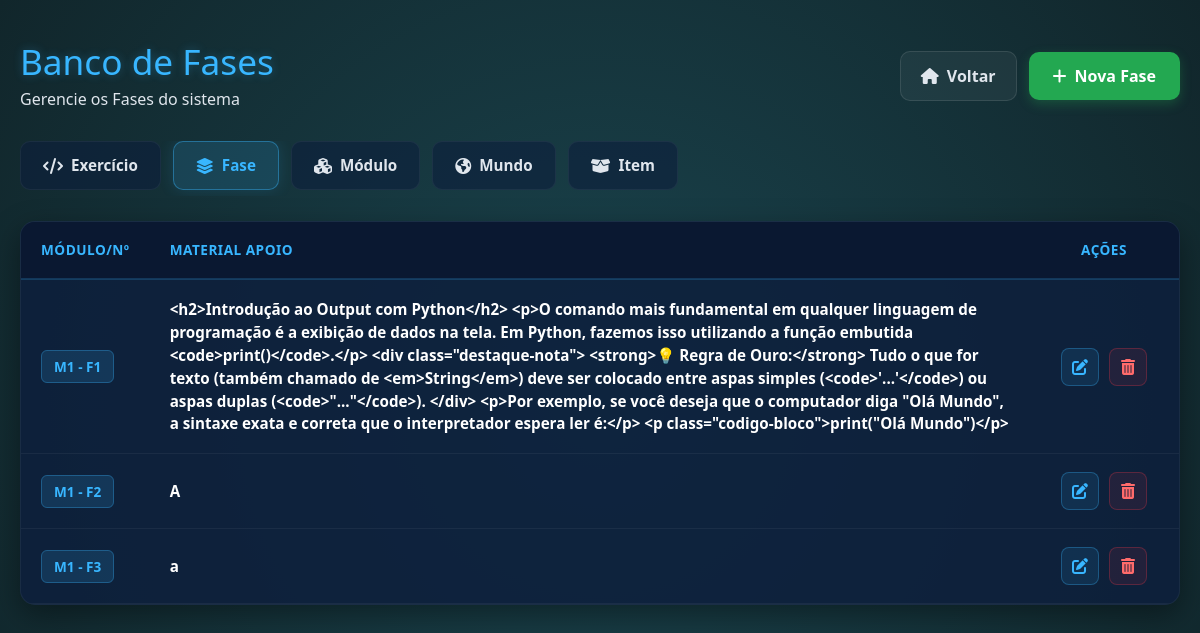
/listarFases, run on the app's committed database.
### models/FaseModel.py (models this page shows, shortened)
class FaseModel(bd.Model):
    __tablename__ = 'Fase'
    idFase = bd.Column(bd.Integer, primary_key=True, autoincrement=True)
    titulo = bd.Column(bd.Text,nullable=False)
    materialApoio = bd.Column(bd.Text, nullable=False)
    exercicio = bd.relationship('ExercicioModel', backref='fase', lazy=True)
    idModulo = bd.Column(bd.Integer, bd.ForeignKey('Modulo.idModulo'))

### views_mundo.py (the view)
@app.route('/listarFases')
def listarFases():
    oFaseController = FaseController()
    return oFaseController.listarFases()

### app.py (called while the page is built)
@event.listens_for(Engine, "connect")
def set_sqlite_pragma(dbapi_connection, connection_record):
    cursor = dbapi_connection.cursor()
    cursor.execute("PRAGMA foreign_keys=ON")
    cursor.close()

### controllers/FaseController.py (called while the page is built)
    def listarFases(self):
        oFaseService = FaseService()
        return oFaseService.listarFases()

### dao/FaseDao.py (called while the page is built)
    def getListaFases(self):
        return FaseModel.query.all()

### service/FaseService.py (called while the page is built)
    def listarFases(self):
        oFaseDao = FaseDao()
        oFaseView = FaseView()
        listaFases = oFaseDao.getListaFases()
        return oFaseView.listarFases(listaFases)

### views/FaseView.py (called while the page is built)
    def listarFases(self,listaFases):
        return render_template('listarFases.html',listaFases=listaFases)

### templates/listarFases.html (shortened to what this page needs)
{% extends "template.html" %}
{% block cabecalho %}
    <link rel="stylesheet" href="{{ url_for('static', filename='styles/listarExercicios.css') }}"/>
    <link rel="stylesheet" href="https://cdnjs.cloudflare.com/ajax/libs/font-awesome/6.4.0/css/all.min.css">
{% endblock %}
{% block corpo %}
<div class="crud-container">
    <div class="crud-header">
        <div>
            <h1 class="crud-titulo">Banco de Fases</h1>
            <p class="crud-subtitulo">Gerencie os Fases do sistema</p>
        </div>
        <div class="header-acoes">
            <a href="{{ url_for('index') }}" class="btn-voltar">
                <i class="fa-solid fa-house"></i> Voltar
            </a>
            <a href="{{ url_for('cadastrarFase') }}" class="btn-novo-exercicio">
                <i class="fa-solid fa-plus"></i> Nova Fase
            </a>
        </div>
    </div>
    <div class="crud-nav-tabs">
        <a href="{{ url_for('listarExercicios') }}" class="tab-item ">
            <i class="fa-solid fa-code"></i> Exercício
        </a>
        <a href="{{ url_for('listarFases') }}" class="tab-item active">
            <i class="fa-solid fa-layer-group"></i> Fase
        </a>
        <a href="{{ url_for('listarModulos') }}" class="tab-item">
            <i class="fa-solid fa-cubes"></i> Módulo
        </a>
        <a href="{{ url_for('listarMundos') }}" class="tab-item">
            <i class="fa-solid fa-earth-americas"></i> Mundo
        </a>
        <a href="{{ url_for('listarItens') }}" class="tab-item">
            <i class="fa-solid fa-box-open"></i> Item
        </a>
    </div>
    <div class="tabela-responsiva">
        <table class="tabela-exercicios">
            <thead>
                <tr>
                    <th style="width: 80px;">Módulo/Nº</th>
                    <th>Material Apoio</th>
                    <th style="width: 150px; text-align: center;">Ações</th>
                </tr>
            </thead>
            <tbody>
                {% for fase in listaFases %}
                <tr>
                    <td data-label="Modulo/Nº">
                        <span class="badge-fase">M{{ fase.idModulo }} - F{{ fase.idFase }}</span>
                    </td>
                    <td data-label="materialApoio" class="col-titulo">
                        <strong>{{ fase.materialApoio }}</strong>
                    </td>
                    <td data-label="Ações" style="text-align: center;">
                        <div class="grupo-acoes">
                            <a href="{{ url_for('editarFase', idFase=fase.idFase) }}" class="btn-acao btn-alterar" title="Alterar Fase">
                                <i class="fa-solid fa-pen-to-square"></i>
                            </a>
                            <a href="{{ url_for('deletarFase', idFase=fase.idFase) }}" class="btn-acao btn-apagar" title="Apagar Fase" onclick="return confirm('Tem certeza que deseja apagar a fase: {{ fase.materialApoio }}?')">
                                <i class="fa-solid fa-trash-can"></i>
                            </a>
                        </div>
                    </td>
                </tr>
                {% endfor %}
            </tbody>
        </table>
    </div>
</div>
{% endblock %}

### templates/template.html (shortened to what this page needs)
<!DOCTYPE html>
<html lang="pt-br">
<head>
    <link rel="stylesheet" href="{{ url_for('static', filename='styles/bootstrap.css') }}">
    {% block cabecalho %}{% endblock %}
</head>
<body>
    {% block corpo %}{% endblock %}
</body>
</html>

### static/styles/listarExercicios.css (style rules this page uses)
body, html { margin: 0; padding: 0; width: 100%; min-height: 100vh; font-family: 'Segoe UI', Tahoma, Geneva, Verdana, sans-serif; }
.crud-container { background: radial-gradient(circle, #1a444e 0%, #11262b 100%); min-height: 100vh; padding: 40px 20px; box-sizing: border-box; display: flex; flex-direction: column; align-items: center; }
.crud-header { display: flex; justify-content: space-between; align-items: center; max-width: 1200px; width: 100%; margin-bottom: 30px; flex-wrap: wrap; gap: 20px; }
.crud-titulo { color: #38b6ff; font-size: 2.2rem; margin: 0 0 5px 0; text-shadow: 0 0 10px rgba(56, 182, 255, 0.3); }
.crud-subtitulo { color: #e0e6ed; margin: 0; font-size: 1rem; }
.header-acoes { display: flex; gap: 12px; align-items: center; }
.btn-novo-exercicio { background-color: #23a851; color: #ffffff; text-decoration: none; padding: 12px 24px; border-radius: 10px; font-weight: 600; display: flex; align-items: center; gap: 8px; box-shadow: 0 4px 12px rgba(35, 168, 81, 0.3); transition: all 0.2s ease; }
.btn-voltar { background-color: rgba(255, 255, 255, 0.05); color: #e0e6ed; text-decoration: none; padding: 12px 20px; border-radius: 10px; font-weight: 600; display: flex; align-items: center; gap: 8px; border: 1px solid rgba(255, 255, 255, 0.1); transition: all 0.2s ease; }
.tabela-responsiva { max-width: 1200px; width: 100%; background-color: rgba(13, 31, 61, 0.85); border-radius: 15px; box-shadow: 0 10px 30px rgba(0, 0, 0, 0.4); overflow: hidden; border: 1px solid rgba(255, 255, 255, 0.05); }
.tabela-exercicios { width: 100%; border-collapse: collapse; text-align: left; color: #ffffff; }
.tabela-exercicios th { background-color: rgba(10, 24, 48, 0.9); color: #38b6ff; padding: 18px 20px; font-weight: 600; text-transform: uppercase; font-size: 0.85rem; letter-spacing: 0.5px; border-bottom: 2px solid rgba(56, 182, 255, 0.2); }
.tabela-exercicios td { padding: 18px 20px; border-bottom: 1px solid rgba(255, 255, 255, 0.05); font-size: 0.95rem; vertical-align: middle; }
.tabela-exercicios tbody tr { transition: background-color 0.2s ease; }
.col-titulo { color: #ffffff; }
.badge-fase { background-color: rgba(56, 182, 255, 0.15); color: #38b6ff; padding: 6px 12px; border-radius: 6px; font-weight: bold; font-size: 0.85rem; border: 1px solid rgba(56, 182, 255, 0.3); white-space: nowrap; }
.grupo-acoes { display: flex; gap: 10px; justify-content: center; }
.btn-acao { width: 38px; height: 38px; border-radius: 8px; display: flex; align-items: center; justify-content: center; text-decoration: none; font-size: 1rem; transition: all 0.2s ease; }
.btn-alterar { background-color: rgba(56, 182, 255, 0.1); color: #38b6ff; border: 1px solid rgba(56, 182, 255, 0.3); }
.btn-apagar { background-color: rgba(220, 53, 69, 0.1); color: #ff6b6b; border: 1px solid rgba(220, 53, 69, 0.3); }
.crud-nav-tabs { display: flex; gap: 12px; max-width: 1200px; width: 100%; margin-bottom: 25px; overflow-x: auto; padding-bottom: 6px; box-sizing: border-box; }
.tab-item { background-color: rgba(13, 31, 61, 0.6); color: #e0e6ed; text-decoration: none; padding: 12px 22px; border-radius: 10px; font-weight: 600; display: flex; align-items: center; gap: 8px; font-size: 0.95rem; border: 1px solid rgba(255, 255, 255, 0.05); transition: all 0.2s ease; white-space: nowrap; }
.tab-item.active { background-color: rgba(56, 182, 255, 0.15); color: #38b6ff; border-color: rgba(56, 182, 255, 0.4); box-shadow: 0 0 15px rgba(56, 182, 255, 0.15); }
.tab-item i { font-size: 1rem; }

### data on the page
FaseModel: idModulo "1", idFase "1", materialApoio "<h2>Introdução ao Output com Python</h2> <p>O comando mais fundamental em qualquer linguagem de programação é a exibição de dados na tela. Em Python, fazemos isso utilizando a função embutida <code>print()</code>.</p> <div class=\"destaque-nota\"> <strong>💡 Regra de Ouro:</strong> Tudo o que for texto (também chamado de <em>String</em>) deve ser colocado entre aspas simples (<code>'...'</code>) ou aspas duplas (<code>\"...\"</code>). </div> <p>Por exemplo, se você deseja que o computador diga \"Olá Mundo\", a sintaxe exata e correta que o interpretador espera ler é:</p> <p class=\"codigo-bloco\">print(\"Olá Mundo\")</p>"
FaseModel: idModulo "1", idFase "2", materialApoio "A"
FaseModel: idModulo "1", idFase "3", materialApoio "a"
